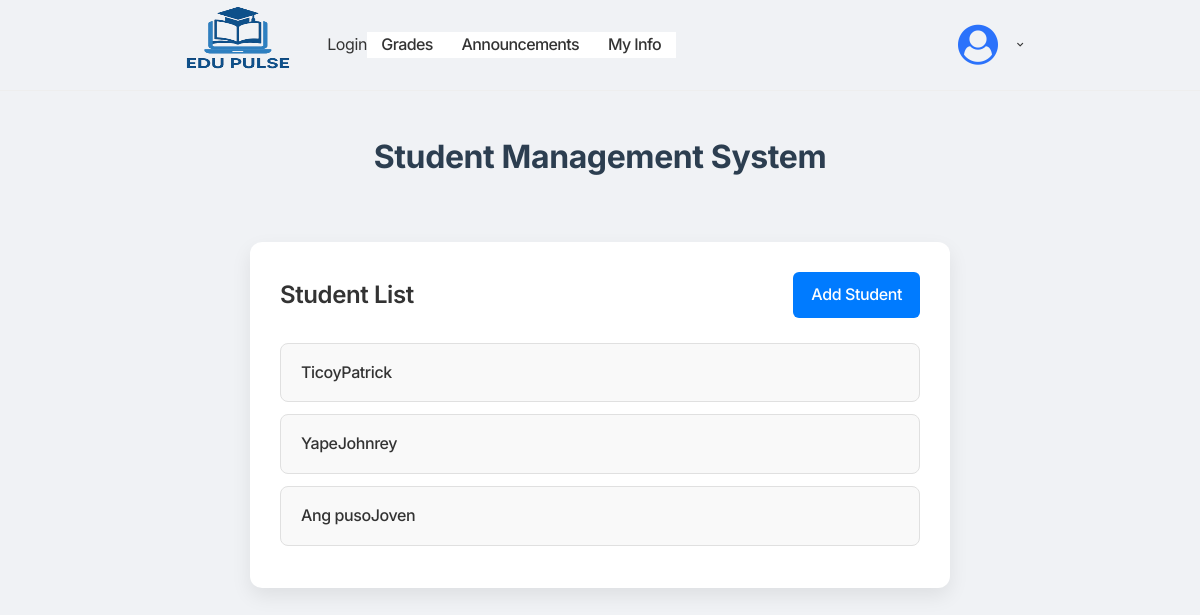
/, run on an earlier commit of the app's database.
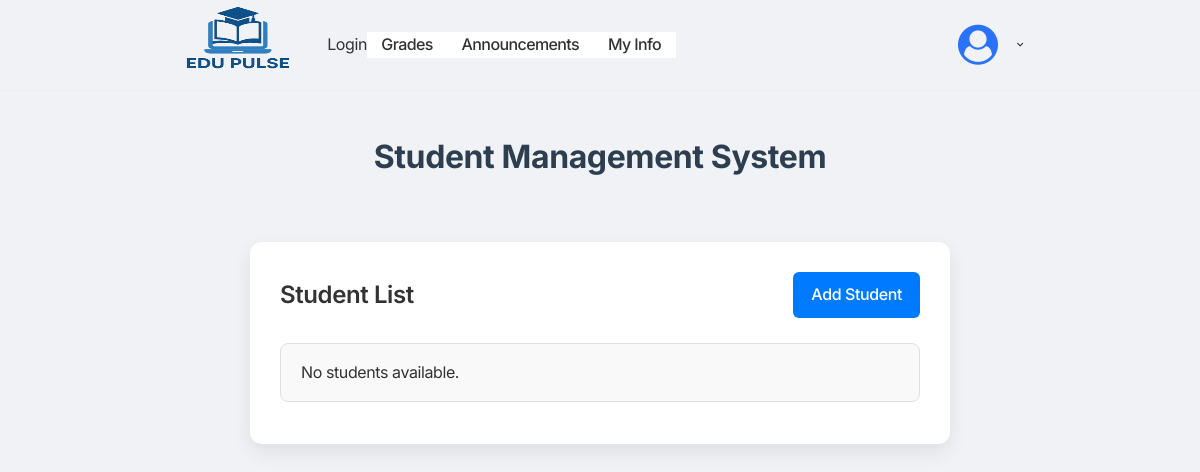
And on a later commit of the database.
### app/models.py (models this page shows, shortened)
class Student(models.Model):
    first_name = models.CharField(max_length=100)
    last_name = models.CharField(max_length=100)
    student_id = models.IntegerField()
    section = models.CharField(max_length=100)
    age = models.IntegerField()
    email = models.EmailField()

### app/views.py (the view)
# urls.py: path('', StudentListView.as_view(), name='student_list'),
class StudentListView(ListView):
    model = Student
    template_name = 'app/student_list.html'

### app/templates/app/student_list.html (shortened to what this page needs)
{% extends 'app/base.html' %}
{% block content %}
<div class="student-container">
    <div class="student-header">
        <h2>Student List</h2>
        <a href="{% url 'student_create' %}" class="add-link">Add Student</a>
    </div>
    <ul class="list-group">
        {% for student in object_list %}
            <li class="list-group-item">
                <a href="{% url 'student_detail' student.pk %}">{{ student.last_name }}{{ student.first_name }}</a>
            </li>
        {% empty %}
            <li class="list-group-item">No students available.</li>
        {% endfor %}
    </ul>
</div>
{% endblock %}

What changed in the data, as far as the page shows it:
removed Student: last_name "Ticoy", first_name "Patrick"
removed Student: last_name "Yape", first_name "Johnrey"
removed Student: last_name "Ang puso", first_name "Joven"
Also different on the page:
text now shown: "No students available."
